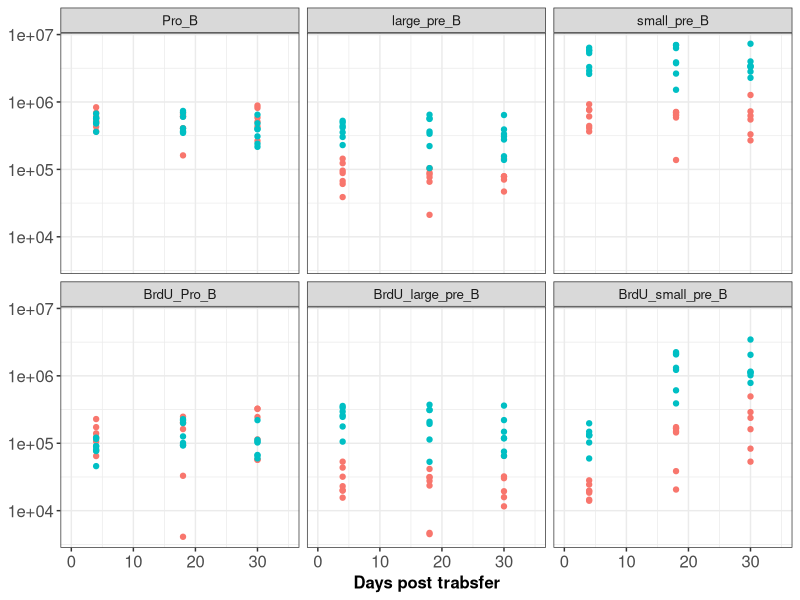
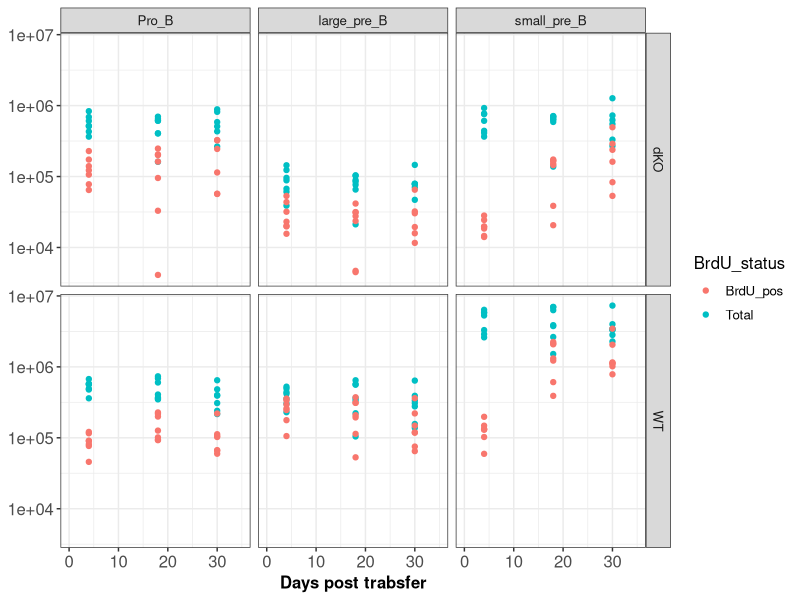
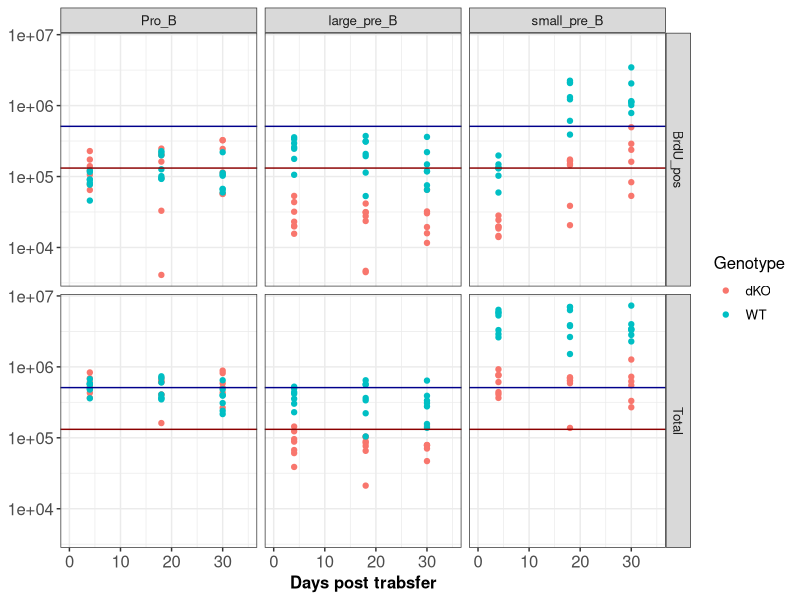
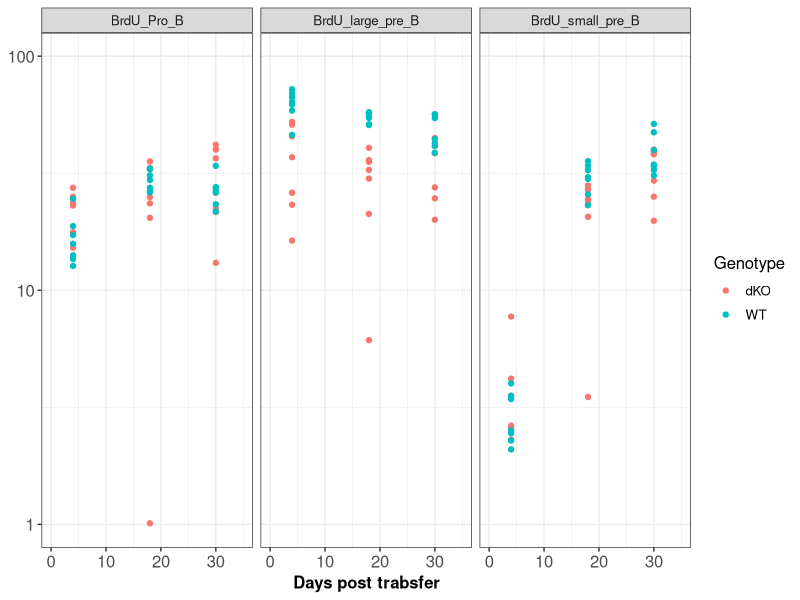
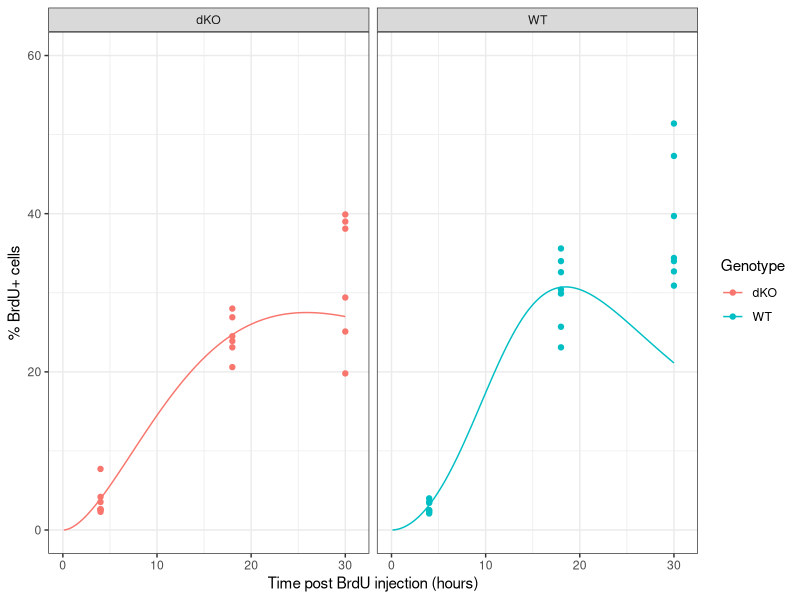

Write R code to recreate these figures, in order. (Note: this script raises an error after producing the figures.)
rm(list = ls()); gc();

############################################################
### Preamble
############################################################

## loading libraries
library(tidyverse)
library(readxl)
library(deSolve)

#### plotting style
myTheme <- theme(text = element_text(size = 12), axis.text = element_text(size = 12),
                 axis.title =  element_text(size = 12, face = "bold"),
                 plot.title = element_text(size=12,  hjust = 0.5, face = "bold"),
                 legend.background = element_blank(), legend.key = element_blank())

# setting ggplot theme for rest fo the plots
theme_set(theme_bw())

fancy_scientific <- function(l) {
  # turn in to character string in scientific notation
  l <- format(l, scientific = TRUE)
  # quote the part before the exponent to keep all the digits
  l <- gsub("^(.*)e", "'\\1'e", l)
  # remove + after exponent, if exists. E.g.: (e^+2 -> e^2)
  l <- gsub("e\\+","e",l)  
  # turn the 'e' into plotmath format
  l <- gsub("e", "%*%10^", l)
  # convert 1x10^ or 1.000x10^ -> 10^
  l <- gsub("\\'1[\\.0]*\\'\\%\\*\\%", "", l)
  # return this as an expression
  parse(text=l)
}

log10minorbreaks = as.numeric(1:10 %o% 10^(-4:8))


############################################################
############################################################

## import data
## BrdU pulse chase in developing B cells
scale_fun <- function(x) {x*1e6}

counts_df <- read_excel("datafiles/BrdU_data.xlsx", sheet =1) %>%
  mutate(across("Sample", str_replace_all, c("Stain 2 BM development" = "", " " = "_")),
         across("Experiment_Date", str_replace, "2014-", "")) %>%
  unite(sample_id, Experiment_Date, Sample) %>%
  mutate_at(vars(contains("_B")), scale_fun) %>%
  select(-Total_cells_BM) %>%
  select(sample_id, Time_h, Genotype, Pro_B, large_pre_B, small_pre_B, 
         BrdU_Pro_B, BrdU_large_pre_B, BrdU_small_pre_B) %>%
  gather(-c(sample_id, Time_h, Genotype), key = 'subpop', value = "cell_counts") %>%
  mutate(pop_id = ifelse(grepl("Pro_B", subpop), "Pro_B",
                         ifelse(grepl("large_pre_B", subpop), "large_pre_B", 
                                "small_pre_B")),
         BrdU_status = ifelse(grepl("BrdU", subpop), "BrdU_pos", 
                                "Total"))

ggplot(counts_df, aes(x= Time_h, y=cell_counts, col = Genotype)) +
  geom_point()+ xlim(0, 35)+
  scale_y_log10() + 
  labs(x='Days post trabsfer', y=NULL)+
  facet_wrap(~ factor(subpop, levels = c("Pro_B", "large_pre_B", "small_pre_B",
                                   "BrdU_Pro_B", "BrdU_large_pre_B", "BrdU_small_pre_B"))) +
  myTheme + guides(col="none")

ggplot(counts_df, aes(x= Time_h, y=cell_counts, col = BrdU_status)) +
  geom_point()+ xlim(0, 35)+
  scale_y_log10() + 
  labs(x='Days post trabsfer', y=NULL)+
  facet_grid(Genotype ~ factor(pop_id, levels = c("Pro_B", "large_pre_B", "small_pre_B",
                                         "BrdU_Pro_B", "BrdU_large_pre_B", "BrdU_small_pre_B"))) +
  myTheme 

ggplot(counts_df, aes(x= Time_h, y=cell_counts, col = Genotype)) +
  geom_point()+ xlim(0, 35)+
  scale_y_log10() + 
  geom_hline(yintercept = 510111, col="darkblue")+
  geom_hline(yintercept = 131619, col="darkred")+
  labs(x='Days post trabsfer', y=NULL)+
  facet_grid(BrdU_status ~ factor(pop_id, levels = c("Pro_B", "large_pre_B", "small_pre_B",
                                                  "BrdU_Pro_B", "BrdU_large_pre_B", "BrdU_small_pre_B"))) +
  myTheme 



fracs_df <- read_excel("datafiles/BrdU_data.xlsx", sheet =2) %>%
  mutate(across("Sample", str_replace_all, c("Stain 2 BM development" = "", " " = "_")),
         across("Experiment_Date", str_replace, "2014-", "")) %>%
  unite(sample_id, Experiment_Date, Sample) %>%
  select(sample_id, Time_h, Genotype, 
         BrdU_Pro_B, BrdU_large_pre_B, BrdU_small_pre_B) %>%
  gather(-c(sample_id, Time_h, Genotype), key = 'subpop', value = "prop_brdu")


ggplot(fracs_df, aes(x= Time_h, y=prop_brdu, col = Genotype)) +
  geom_point()+ xlim(0, 35) + scale_y_continuous(trans = "log10", limits = c(1, 100))+
  labs(x='Days post trabsfer', y=NULL) +
  facet_wrap(~ factor(subpop, levels = c("BrdU_Pro_B", "BrdU_large_pre_B", "BrdU_small_pre_B"))) +
  myTheme


counts_df %>%
  group_by(Genotype, pop_id, BrdU_status) %>%
  summarise(mean_c = mean(cell_counts))

# ##stan model
# library(rstan)
# stanmodel <- "stan_models/multiplex_model.stan"
# expose_stan_functions(stanmodel)
# 
# solve_time <- c(4, 18, 30)
# init_cond <- c(0, 0, 372151, 0, 0, 83027, 0, 0, 4318182, 0, 0, 607546)
# params <- c(6, 0.2, 0.01, 0.02, 0.1, 0.01, 0.05)
# ypred <- solve_ODE_sys(solve_time, init_cond, parms = params)



### data munging
brdu_df <- read_excel("datafiles/BrdU_data.xlsx", sheet =2) %>%
  mutate(across("Sample", str_replace_all, c("Stain 2 BM development" = "", " " = "_")),
         across("Experiment_Date", str_replace, "2014-", "")) %>%
  unite(sample_id, Experiment_Date, Sample) %>%
  select(sample_id, Time_h, Genotype, 
         BrdU_Pro_B, BrdU_large_pre_B, BrdU_small_pre_B) %>%
  mutate(prop_large_PreB = BrdU_large_pre_B/100,
         prop_small_PreB = BrdU_small_pre_B/100)%>%
  filter(sample_id != "03-19__BM_13.fcs")

fracs_wt <- brdu_df %>%
  filter(Genotype == "WT") 

fracs_dko <- brdu_df %>%
  filter(Genotype == "dKO") 


solve_time <- c(4, 18, 30)
time_index1 <- purrr::map_dbl(fracs_wt$Time_h, function(x) which(x == solve_time))    # keeping track of index of time point in relation to solve_time
time_index2 <- purrr::map_dbl(fracs_dko$Time_h, function(x) which(x == solve_time))    # keeping track of index of time point in relation to solve_time
# 
# ## Data to import in Stan
# numObs1 <- nrow(large_preB_wt)
# numObs2 <- nrow(large_preB_dko)
# BrdU_wt <- large_preB_wt$prop_brdu
# BrdU_dko <- large_preB_dko$prop_brdu
# n_shards <- length(solve_time)
# 
# # time sequence for predictions specific to age bins within the data
# ts_pred <- seq(0, 30, length.out = 300)
# numPred <- length(ts_pred)
# 
# 
# stan_rdump(c("numObs1",  "numObs2", "solve_time", "n_shards", "time_index1", "time_index2",
#              "BrdU_wt",  "BrdU_dko", "ts_pred", "numPred"),
#            file = file.path('datafiles', paste0('BrdU_stanfit',".Rdump")))


##############################################################################################################################
### model
eps_func_exp <- function(Time, r_eps){
  exp(-r_eps * Time)
}

eps_func_hill <- function(Time, r_eps){
  1/(1+ (Time/r_eps)^1)
}

eps_func <- function(Time, r_eps){
  #eps_func_exp(Time, r_eps)
  eps_func_hill(Time, r_eps)
}

asinsq_inv <- function(x){sin(x)^2}

ode_func <- function (Time, y, parms) {
  pro_pos = (131619) #counts_df %>% filter(subpop == "BrdU_Pro_B") %>%
    #summarise(mean(cell_counts))
  pro_neg = (378491.4) #counts_df %>% filter(subpop == "Pro_B") %>%
    #summarise(mean(cell_counts)) - pro_pos
  with(as.list(c(y, parms)),{
    rho = 0.192868923# exp(rho_log)
    delta = 0.078966709 #exp(delta_log)
    rho_dko = 0.090248636 #exp(rho_dko_log)
    delta_dko = 0.078966709
    lambda = exp(lambda_log)
    alpha = exp(alpha_log)
    mu = exp(mu_log)
    mu_dko = exp(mu_dko_log)
    r_eps = 1.64255675#1.64255675
    del = delta - mu
    del_dko = delta_dko - mu_dko
      
    #theta = (rho - delta) * (y1+y2+y3)/(pro_neg+pro_pos)
    #theta_dko = (rho_dko - delta_dko) * (y4+y5+y6)/(pro_neg+pro_pos)
    
    theta = (rho - delta) * (372151) / (pro_neg+pro_pos);
    theta_dko = (rho_dko - delta) * (83027) / (pro_neg+pro_pos);
    #mu = (alpha - lambda) * (4318182) / (372151);
    #mu_dko = (alpha - lambda) * (607546) / (83027);
    #psi = asinsq_inv(psi_tarnsf)
    
    ## in WT
    # L2 pop in large Pre B
    dy1 <- theta * (pro_pos) + rho * eps_func(Time, r_eps) * (2*y2 + y1) - rho * (1-eps_func(Time, r_eps)) * y1 - (mu + del) * y1
    # L1 pop in large Pre B
    dy2 <- theta * (pro_neg) + rho * eps_func(Time, r_eps) * (2*y3 - y1) + 2 * rho * (1-eps_func(Time, r_eps)) * y1 - (mu + del) * y2
    # U pop in large Pre B
    dy3 <- - rho * eps_func(Time, r_eps) * y3 + rho * (1-eps_func(Time, r_eps)) * (y2 + y3) - (mu + del) * y3
    
    ## in DKO
    # L2 pop in large Pre B
    dy4 <-  theta_dko * (pro_pos) + rho_dko * eps_func(Time, r_eps) * (2*y5+ y4) - rho_dko * (1-eps_func(Time, r_eps)) * y4 - (mu_dko + del_dko) * y4
    # L1 pop in large Pre B
    dy5 <- theta_dko * (pro_neg) + rho_dko * eps_func(Time, r_eps) * (2*y6 - y4) + 2 * rho_dko * (1-eps_func(Time, r_eps)) * y4 - (mu_dko + del_dko) * y5
    # U pop in large Pre B
    dy6 <- - rho_dko * eps_func(Time, r_eps) * y6 + rho_dko * (1-eps_func(Time, r_eps)) * (y5 + y6) - (mu_dko + del_dko) * y6
    
    ## in WT
    # L2 pop in small Pre B
    dy7 <- mu * y1 + alpha * eps_func(Time, r_eps) * (2*y8 + y7) - alpha * (1-eps_func(Time, r_eps)) * y7 - lambda * y7
    # L1 pop in small Pre B
    dy8 <- mu * y2 + alpha * eps_func(Time, r_eps) * (2*y9 - y7) + 2 * alpha * (1-eps_func(Time, r_eps)) * y7 - lambda * y8
    # U pop in small Pre B
    dy9 <- mu * y3 - alpha * eps_func(Time, r_eps) * y9 + alpha * (1-eps_func(Time, r_eps)) * (y8 + y9) - lambda * y9
    
    ##in DKO
    # L2 pop in small PreB
    dy10 <- mu_dko * y4 + alpha * eps_func(Time, r_eps) * (2*y11 + y10) - alpha * (1-eps_func(Time, r_eps)) * y10 - lambda * y10
    # L1 pop in small Pre B
    dy11 <- mu_dko * y5 + alpha * eps_func(Time, r_eps) * (2*y12 - y10) + 2 * alpha * (1-eps_func(Time, r_eps)) * y10 - lambda * y11
    # U pop in small Pre B
    dy12 <- mu_dko * y6 - alpha * eps_func(Time, r_eps) * y12 + alpha * (1-eps_func(Time, r_eps)) * (y11 + y12) - lambda * y12

    list(c(dy1, dy2, dy3, dy4, dy5, dy6, dy7, dy8, dy9, dy10, dy11, dy12))
  })
}

init_cond_wt <- c("y1" = 0.0, "y2" = 0, "y3" = 372151)
init_cond_dko <- c("y4" = 0.0, "y5" = 0, "y6" = 83027)
init_cond_wt2 <- c("y7" = 0.0, "y8" = 0, "y9" = 4318182)
init_cond_dko2 <- c("y10" = 0.0, "y11" = 0, "y12" = 607546)
init_cond <- c(init_cond_wt, init_cond_dko, init_cond_wt2, init_cond_dko2)
params <- c("alpha_log" = -2, "lambda_log" = -4, "mu_log" = -4, "mu_dko_log" = -4)
asin_transf <- function(x){asin(sqrt(x))}


#model optimization 
LL_func <- function(param, boot_data1, boot_data2, init_conds) {
  k <- length(param)        #number of unknown parameters 
  n1 <-  nrow(boot_data1)
  n2 <-  nrow(boot_data2)
  
  pred_df <- data.frame(ode(y=init_conds, times=c(0, 4, 18, 30), func=ode_func, parms=param))%>%
    mutate(#wt_large_Total = y1+y2+y3,
           #wt_large_prop_brdu = (y1+y2)/wt_large_Total,
           wt_small_Total = y7+y8+y9,
           wt_small_prop_brdu = (y7+y8)/wt_small_Total,
           #dko_large_Total = y4+y5+y6,
           #dko_large_prop_brdu = (y4+y5)/dko_large_Total,
           dko_small_Total = y10+y11+y12,
           dko_small_prop_brdu = (y10+y11)/dko_small_Total
    ) %>%
    filter(time != 0) %>% rename(Time_h = time) %>% select(Time_h, contains('brdu'))
  
  #wt_large <-  boot_data1$prop_large_PreB 
  wt_small <-  boot_data1$prop_small_PreB
  
  #dko_large <-  boot_data2$prop_large_PreB 
  dko_small <-  boot_data2$prop_small_PreB
  
  
  #R1 <- sum((asin_transf(pred_df$wt_large_prop_brdu[time_index1]) - asin_transf(wt_large))^2)
  R2 <- sum((asin_transf(pred_df$wt_small_prop_brdu[time_index1]) - asin_transf(wt_small))^2)
  #R3 <- sum((asin_transf(pred_df$dko_large_prop_brdu[time_index2]) - asin_transf(dko_large))^2)
  R4 <- sum((asin_transf(pred_df$dko_small_prop_brdu[time_index2]) - asin_transf(dko_small))^2)
  
  logl <- -(n1/2)*(log(R2))  - (n2/2)*(log(R4))  
  
  return(-logl)
} 

fit_LL <- optim(par=params, fn=LL_func, 
                boot_data1 = fracs_wt, boot_data2 = fracs_dko, init_conds = init_cond,
                method = "Nelder-Mead",
                control = list(trace = 6, maxit=2000))

fit_LL
par_est <- fit_LL$par
exp(fit_LL$par)
aic_val <- 2* length(fit_LL$par) + 2*fit_LL$value
aic_val
## predictions
pred_df <- data.frame(ode(y=init_cond, times=seq(0, 30, 0.1), func=ode_func, parms=par_est))%>%
  mutate(
    #wt_large_Total = y1+y2+y3,
    #wt_large_prop_brdu = (y1+y2)/wt_large_Total,
    wt_small_Total = y7+y8+y9,
    wt_small_prop_brdu = (y7+y8)/wt_small_Total,
    #dko_large_Total = y4+y5+y6,
    #dko_large_prop_brdu = (y4+y5)/dko_large_Total,
    dko_small_Total = y10+y11+y12,
    dko_small_prop_brdu = (y10+y11)/dko_small_Total
  ) %>%
  filter(time != 0) %>% rename(Time_h = time) %>%
  select(Time_h, contains('prop')) %>%
  gather(-Time_h, key = "genotype", value = "prop_brdu") %>%
  mutate(Genotype = ifelse(grepl("wt", genotype), "WT", "dKO"),
         subpop = ifelse(grepl("large", genotype), "Large_Pre_B", "Small_Pre_B"))

brdu_plot <- brdu_df %>%
  select(sample_id, Time_h, Genotype, BrdU_small_pre_B) %>%
  gather(-c(sample_id, Time_h, Genotype), key = "SubPop", value = "prop_brdu") %>%
  mutate(subpop = ifelse(grepl("large",SubPop), "Large_Pre_B", "Small_Pre_B"))

# ggplot()+
#   geom_point(data = brdu_plot, aes(x=Time_h, y=prop_brdu, col=Genotype))+
#   geom_line(data = pred_df, aes(x=Time_h, y=prop_brdu*100, col=Genotype)) +
#   facet_wrap(.~ subpop)+
#   xlim(0, 31) + ylim(0, 80)

small_preB_df <- brdu_df %>%
  select(sample_id, Time_h, Genotype, BrdU_small_pre_B) %>%
  rename(prop_brdu = BrdU_small_pre_B)

ggplot()+
  geom_point(data = small_preB_df, aes(x=Time_h, y=prop_brdu, col=Genotype))+
  geom_line(data = pred_df, aes(x=Time_h, y=prop_brdu*100, col=Genotype)) +
  facet_wrap(.~ Genotype)+
  labs(x = "Time post BrdU injection (hours)", y= paste0("% BrdU+ cells"))+
  xlim(0, 31) + ylim(0, 60)

modelName <- "M0v2.1"
ggsave(file.path("output_fit", paste0("P3_", modelName, ".pdf")), last_plot(), device = "pdf", width = 9, height = 4.5)

ts_pred <- seq(0.1, 30, 0.05)
eps_vec_pred <- sapply(ts_pred, eps_func, r_eps = 2.5)
ggplot()+
  geom_line(aes(x = ts_pred, y=eps_vec_pred), col=4)+
  scale_x_log10(limits=c(0.1, 30), breaks=c(0.01, 0.03, 0.1, 0.3, 1, 3, 10, 30))
